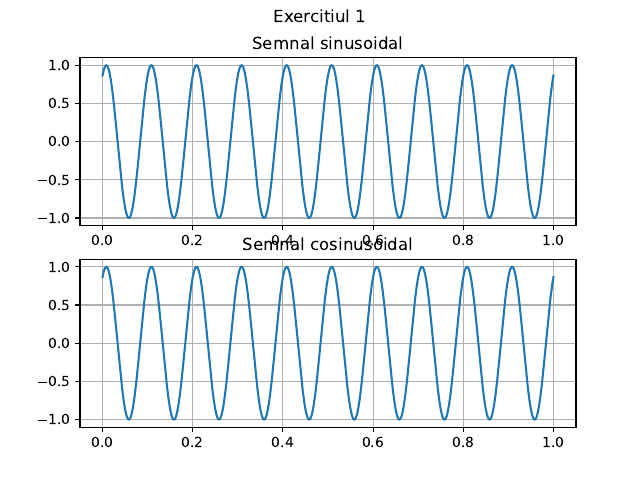

Source code (Python):
import numpy as np
import matplotlib.pyplot as plt

fig, axs = plt.subplots(2)
fig.suptitle('Exercitiul 1')
axs[0].grid(True)
axs[1].grid(True)
axs[0].set_title('Semnal sinusoidal')
axs[1].set_title('Semnal cosinusoidal')


A = 1
FREQ = 10
t = np.arange(0, 1, 0.00001)
x_t_1 = A * np.sin(2 * FREQ * np.pi * t + np.pi / 3)
x_t_2 = A * np.cos(2 * FREQ * np.pi * t + np.pi / 3 - np.pi / 2)

axs[0].plot(t, x_t_1)
axs[1].plot(t, x_t_2)

# plt.show()

plt.savefig('ex1.pdf', format='pdf')